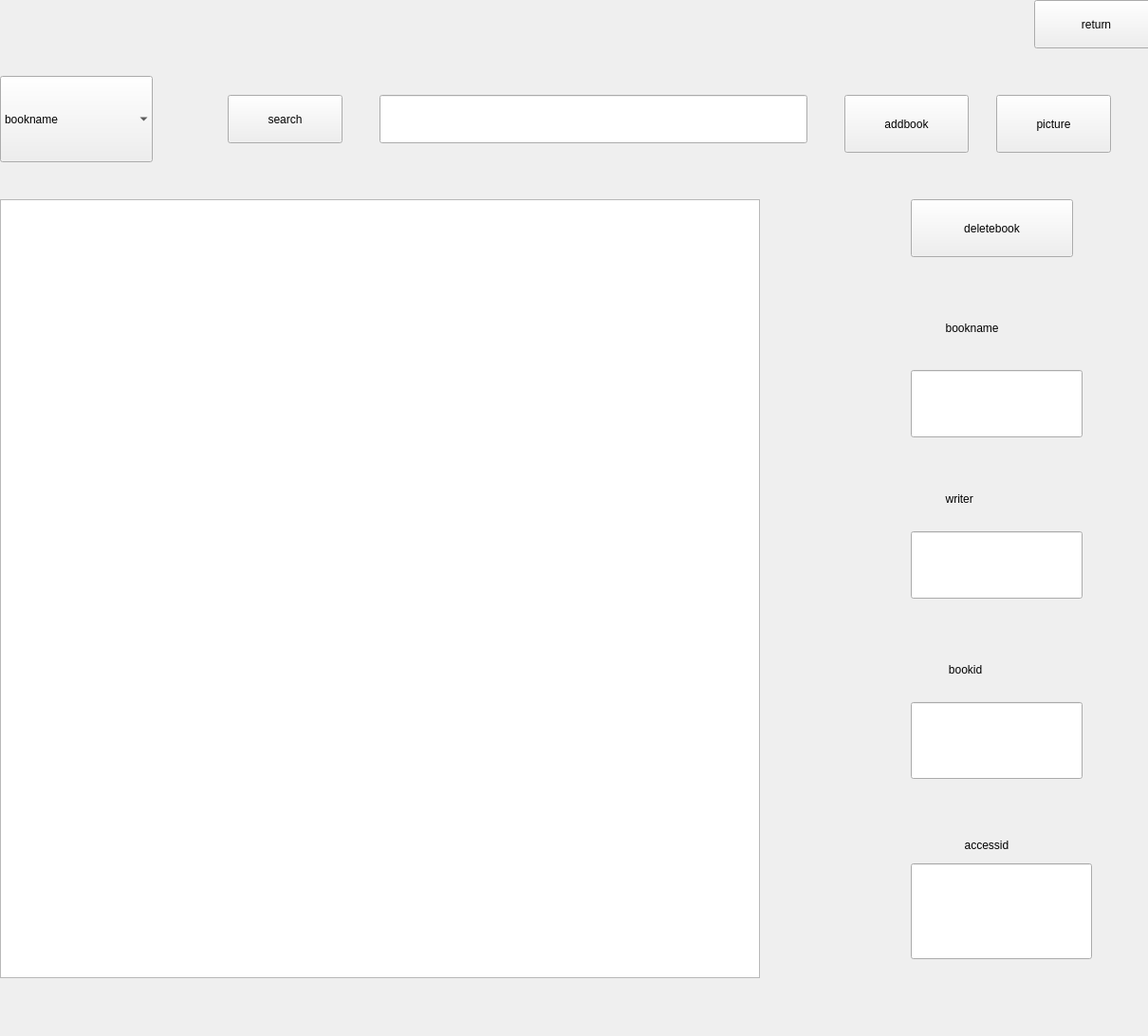
<?xml version="1.0" encoding="UTF-8"?>
<ui version="4.0">
 <class>regula_book_page</class>
 <widget class="QWidget" name="regula_book_page">
  <property name="geometry">
   <rect>
    <x>0</x>
    <y>0</y>
    <width>1210</width>
    <height>1092</height>
   </rect>
  </property>
  <property name="windowTitle">
   <string>Form</string>
  </property>
  <widget class="QTableView" name="tableView">
   <property name="geometry">
    <rect>
     <x>0</x>
     <y>210</y>
     <width>801</width>
     <height>821</height>
    </rect>
   </property>
  </widget>
  <widget class="QPushButton" name="search">
   <property name="geometry">
    <rect>
     <x>240</x>
     <y>100</y>
     <width>121</width>
     <height>51</height>
    </rect>
   </property>
   <property name="text">
    <string>search</string>
   </property>
  </widget>
  <widget class="QLineEdit" name="information">
   <property name="geometry">
    <rect>
     <x>400</x>
     <y>100</y>
     <width>451</width>
     <height>51</height>
    </rect>
   </property>
  </widget>
  <widget class="QComboBox" name="category">
   <property name="geometry">
    <rect>
     <x>0</x>
     <y>80</y>
     <width>161</width>
     <height>91</height>
    </rect>
   </property>
   <property name="frame">
    <bool>false</bool>
   </property>
   <item>
    <property name="text">
     <string>bookname</string>
    </property>
   </item>
   <item>
    <property name="text">
     <string>bookid</string>
    </property>
   </item>
   <item>
    <property name="text">
     <string>accessid</string>
    </property>
   </item>
   <item>
    <property name="text">
     <string>outside</string>
    </property>
   </item>
   <item>
    <property name="text">
     <string>writer</string>
    </property>
   </item>
   <item>
    <property name="text">
     <string>browwer</string>
    </property>
   </item>
   <item>
    <property name="text">
     <string>all</string>
    </property>
   </item>
  </widget>
  <widget class="QPushButton" name="addbook">
   <property name="geometry">
    <rect>
     <x>890</x>
     <y>100</y>
     <width>131</width>
     <height>61</height>
    </rect>
   </property>
   <property name="text">
    <string>addbook</string>
   </property>
  </widget>
  <widget class="QPushButton" name="deletebook">
   <property name="geometry">
    <rect>
     <x>960</x>
     <y>210</y>
     <width>171</width>
     <height>61</height>
    </rect>
   </property>
   <property name="text">
    <string>deletebook</string>
   </property>
  </widget>
  <widget class="QLabel" name="label">
   <property name="geometry">
    <rect>
     <x>960</x>
     <y>310</y>
     <width>171</width>
     <height>71</height>
    </rect>
   </property>
   <property name="text">
    <string>           bookname</string>
   </property>
  </widget>
  <widget class="QLabel" name="label_2">
   <property name="geometry">
    <rect>
     <x>960</x>
     <y>500</y>
     <width>161</width>
     <height>51</height>
    </rect>
   </property>
   <property name="text">
    <string>           writer</string>
   </property>
  </widget>
  <widget class="QLabel" name="label_3">
   <property name="geometry">
    <rect>
     <x>960</x>
     <y>670</y>
     <width>171</width>
     <height>71</height>
    </rect>
   </property>
   <property name="text">
    <string>            bookid</string>
   </property>
  </widget>
  <widget class="QLabel" name="label_4">
   <property name="geometry">
    <rect>
     <x>1000</x>
     <y>860</y>
     <width>111</width>
     <height>61</height>
    </rect>
   </property>
   <property name="text">
    <string>     accessid</string>
   </property>
  </widget>
  <widget class="QLineEdit" name="bookname">
   <property name="geometry">
    <rect>
     <x>960</x>
     <y>390</y>
     <width>181</width>
     <height>71</height>
    </rect>
   </property>
  </widget>
  <widget class="QLineEdit" name="writer">
   <property name="geometry">
    <rect>
     <x>960</x>
     <y>560</y>
     <width>181</width>
     <height>71</height>
    </rect>
   </property>
  </widget>
  <widget class="QLineEdit" name="bookid">
   <property name="geometry">
    <rect>
     <x>960</x>
     <y>740</y>
     <width>181</width>
     <height>81</height>
    </rect>
   </property>
  </widget>
  <widget class="QLineEdit" name="accessid">
   <property name="geometry">
    <rect>
     <x>960</x>
     <y>910</y>
     <width>191</width>
     <height>101</height>
    </rect>
   </property>
  </widget>
  <widget class="QLabel" name="situation">
   <property name="geometry">
    <rect>
     <x>190</x>
     <y>20</y>
     <width>791</width>
     <height>41</height>
    </rect>
   </property>
   <property name="text">
    <string/>
   </property>
  </widget>
  <widget class="QPushButton" name="pushButton">
   <property name="geometry">
    <rect>
     <x>1090</x>
     <y>0</y>
     <width>131</width>
     <height>51</height>
    </rect>
   </property>
   <property name="text">
    <string>return</string>
   </property>
  </widget>
  <widget class="QPushButton" name="picture">
   <property name="geometry">
    <rect>
     <x>1050</x>
     <y>100</y>
     <width>121</width>
     <height>61</height>
    </rect>
   </property>
   <property name="text">
    <string>picture</string>
   </property>
  </widget>
 </widget>
 <resources/>
 <connections/>
</ui>
